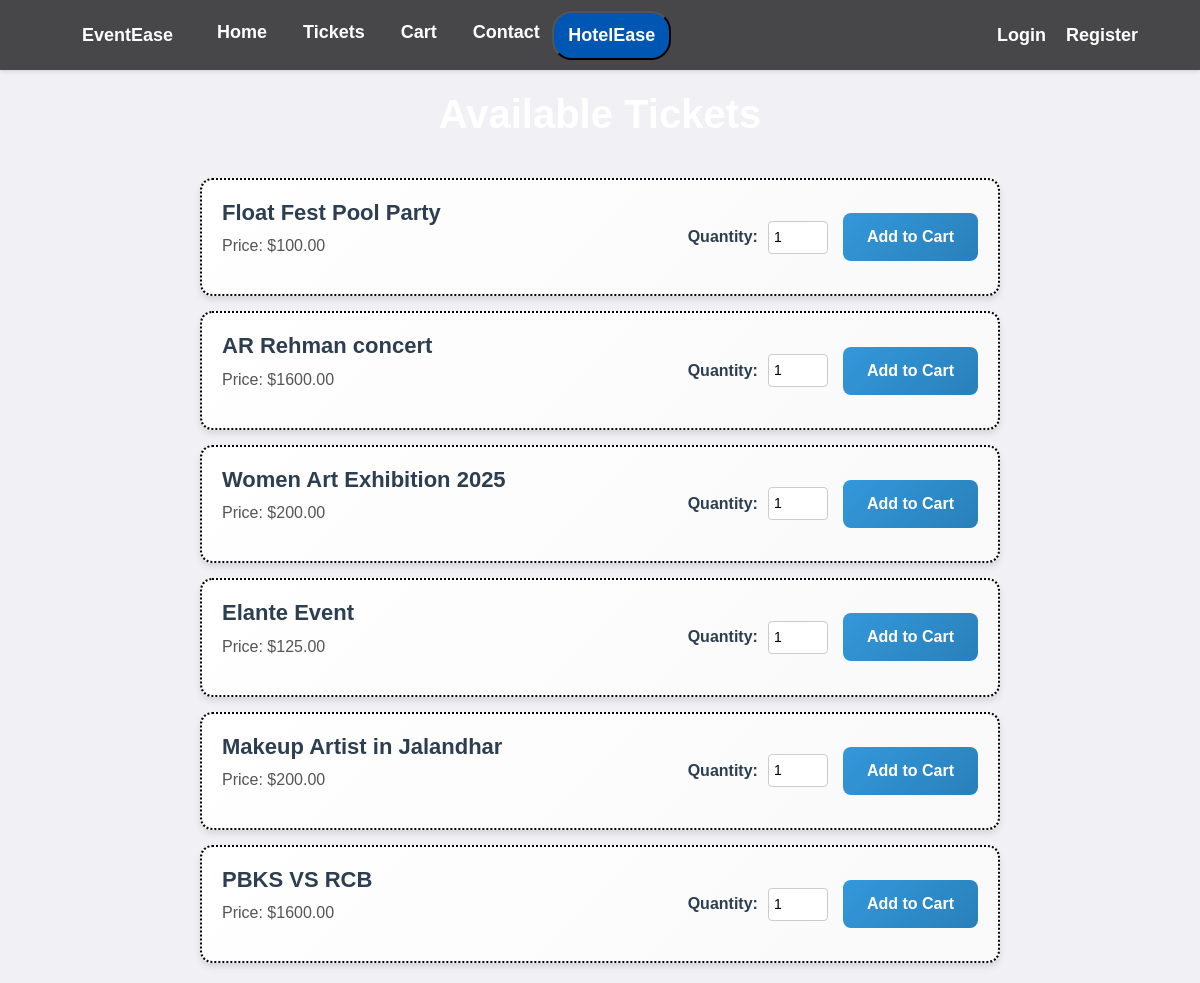
The page /tickets/ on the database its author committed.
### mainapp/models.py (models this page shows, shortened)
class Ticket(models.Model):
    event_name = models.CharField(max_length=100)
    price = models.DecimalField(max_digits=10, decimal_places=2)

### mainapp/views.py (the view)
# urls.py: path('tickets/', tickets_view, name='tickets'),
def tickets_view(request):
    tickets = Ticket.objects.all()
    return render(request, 'tickets.html', {'tickets': tickets})

### mainapp/templates/tickets.html (shortened to what this page needs)
{% load static %}
<!DOCTYPE html>
<html lang="en">
<head>
    <link href="https://cdn.jsdelivr.net/npm/bootstrap@5.3.0/dist/css/bootstrap.min.css" rel="stylesheet">
</head>
<body>
    <nav class="navbar navbar-expand-lg" style="background-color: rgba(0, 0, 0, 0.7);;">
        <div class="container">
            <a class="navbar-brand" href="{% url 'home' %}" style="color: #ffffff;">EventEase</a>
            <div class="collapse navbar-collapse" id="navbarNav">
              <ul class="navbar-nav me-auto">
                  <li class="nav-item">
                      <a class="nav-link text-white" href="{% url 'home' %}">Home</a>
                  </li>
                  <li class="nav-item">
                      <a class="nav-link text-white" href="{% url 'tickets' %}">Tickets</a>
                  </li>
                  <li class="nav-item">
                      <a class="nav-link text-white" href="{% url 'cart_view' %}">Cart</a>
                  </li>
                  <li class="nav-item">
                      <a class="nav-link text-white" href="{% url 'contact' %}">Contact</a>
                  </li>
                  <button style="background-color: #0056b3; border-radius: 20px;" ><li class="nav-item">
                    <a class="nav-link text-white" href="{% url 'hotel:room_list' %}" style="margin-left: 0px;">HotelEase</a>
                </li></button>
              </ul>
          </div>
          <div class="d-flex align-items-center">
              {% if user.is_authenticated %}
                  <span class="navbar-text me-2 text-white"> {{ user.username }}</span>
                  <form action="{% url 'logout' %}" method="post" class="d-inline">
                      {% csrf_token %}
                      <button type="submit" class="btn btn-outline-light btn-sm">Logout</button>
                  </form>
              {% else %}
                  <a class="nav-link text-white" href="{% url 'login' %}">Login</a>
                  <a class="nav-link text-white" href="{% url 'register' %}">Register</a>
              {% endif %}
          </div>
      </div>
    </nav>
    <div class="container">
        <h1>Available Tickets</h1>
        <ul class="ticket-list">
            {% for ticket in tickets %}
                <li class="ticket-item">
                    <div class="ticket-info">
                        <h2>{{ ticket.event_name }}</h2>
                        <p>Price: ${{ ticket.price }}</p>
                    </div>
                    <form action="{% url 'add_to_cart' %}" method="POST" class="ticket-form">
                        <label for="quantity">Quantity:</label>
                        <input type="number" name="quantity" min="1" value="1">
                        <button type="submit" class="add-to-cart">Add to Cart</button>
                    </form>
                </li>
            {% endfor %}
        </ul>
    </div>
</body>
</html>

### mainapp/templates/tickets.html (style rules this page uses)
body { font-family: 'Arial', sans-serif; background-color: #f0f0f5; margin: 0; padding: 0; color: #ffffff; background-image: url('https://www.creativefabrica.com/wp-content/uploads/2023/05/31/Purple-Wave-Tech-Background-Graphics-71033380-1.png'); background-size: cover; background-position: center; min-height: 100vh; }
h1 { text-align: center; color: #ffffff; margin-bottom: 40px; font-size: 2.5rem; font-weight: bold; padding-top: 20px; }
.navbar { display: flex; justify-content: flex-end; align-items: center; padding: 10px 50px; height: 70px; background-color: rgba(0, 0, 0, 0.7);; box-shadow: 0 2px 4px rgba(0,0,0,0.1); }
.navbar a { margin-left: 20px; text-decoration: none; color: #ffffff; font-weight: bold; font-size: large; }
.ticket-list { list-style-type: none; padding: 0; margin: 20px auto; max-width: 800px; }
.ticket-item { background: linear-gradient(135deg, #ffffff, #f9f9f9); margin: 15px 0; padding: 20px; border-radius: 12px; border: 2px dotted #030303; box-shadow: 0 4px 6px rgba(0, 0, 0, 0.1); display: flex; justify-content: space-between; align-items: center; transition: transform 0.3s ease, box-shadow 0.3s ease; position: relative; overflow: hidden; }
.ticket-info h2 { font-size: 22px; color: #2c3e50; font-weight: bold; }
.ticket-info p { font-size: 16px; color: #555; margin-top: 5px; }
.ticket-form { display: flex; align-items: center; justify-content: flex-end; }
.ticket-form label { margin-right: 10px; font-weight: bold; color: #2c3e50; }
.ticket-form input[type="number"] { width: 60px; padding: 5px; border: 1px solid #ccc; border-radius: 4px; font-size: 14px; margin-right: 15px; }
.add-to-cart { background: linear-gradient(135deg, #3498db, #2980b9); color: white; border: none; padding: 12px 24px; border-radius: 8px; cursor: pointer; font-size: 16px; transition: background 0.3s ease, transform 0.2s ease; font-weight: bold; }

### rows shown on the page
Ticket: event_name "Float Fest Pool Party", price "100.00"
Ticket: event_name "AR Rehman concert", price "1600.00"
Ticket: event_name "Women Art Exhibition 2025", price "200.00"
Ticket: event_name "Elante Event", price "125.00"
Ticket: event_name "Makeup Artist in Jalandhar", price "200.00"
Ticket: event_name "PBKS VS RCB", price "1600.00"
